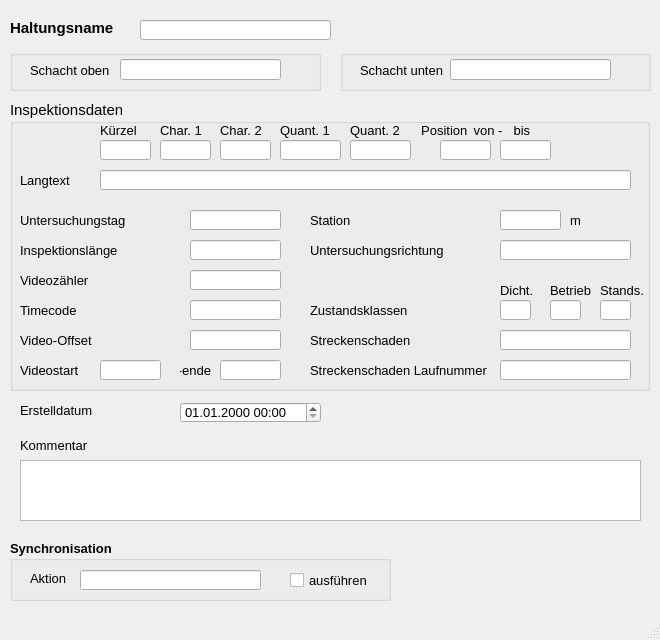
<?xml version="1.0" encoding="UTF-8"?>
<ui version="4.0">
 <class>MainWindow</class>
 <widget class="QMainWindow" name="MainWindow">
  <property name="geometry">
   <rect>
    <x>0</x>
    <y>0</y>
    <width>660</width>
    <height>640</height>
   </rect>
  </property>
  <property name="sizePolicy">
   <sizepolicy hsizetype="Preferred" vsizetype="Preferred">
    <horstretch>0</horstretch>
    <verstretch>0</verstretch>
   </sizepolicy>
  </property>
  <property name="minimumSize">
   <size>
    <width>660</width>
    <height>640</height>
   </size>
  </property>
  <property name="maximumSize">
   <size>
    <width>16777215</width>
    <height>16777215</height>
   </size>
  </property>
  <property name="baseSize">
   <size>
    <width>0</width>
    <height>0</height>
   </size>
  </property>
  <property name="font">
   <font>
    <family>Tahoma</family>
    <pointsize>10</pointsize>
   </font>
  </property>
  <property name="windowTitle">
   <string>MainWindow</string>
  </property>
  <widget class="QWidget" name="centralwidget">
   <widget class="QLabel" name="label">
    <property name="geometry">
     <rect>
      <x>10</x>
      <y>20</y>
      <width>131</width>
      <height>16</height>
     </rect>
    </property>
    <property name="font">
     <font>
      <family>Tahoma</family>
      <pointsize>11</pointsize>
      <weight>75</weight>
      <bold>true</bold>
     </font>
    </property>
    <property name="text">
     <string>Haltungsname</string>
    </property>
   </widget>
   <widget class="QLineEdit" name="untersuchhal">
    <property name="geometry">
     <rect>
      <x>140</x>
      <y>20</y>
      <width>191</width>
      <height>20</height>
     </rect>
    </property>
    <property name="font">
     <font>
      <family>Tahoma</family>
      <pointsize>10</pointsize>
     </font>
    </property>
    <property name="toolTip">
     <string>&lt;html&gt;&lt;head/&gt;&lt;body&gt;&lt;p&gt;eindeutige Bezeichnung&lt;/p&gt;&lt;/body&gt;&lt;/html&gt;</string>
    </property>
    <property name="statusTip">
     <string>eindeutige Bezeichnung</string>
    </property>
   </widget>
   <widget class="QGroupBox" name="groupBox_2">
    <property name="geometry">
     <rect>
      <x>10</x>
      <y>100</y>
      <width>640</width>
      <height>291</height>
     </rect>
    </property>
    <property name="font">
     <font>
      <family>Tahoma</family>
      <pointsize>11</pointsize>
     </font>
    </property>
    <property name="title">
     <string>Inspektionsdaten</string>
    </property>
    <widget class="QLineEdit" name="untersuchrichtung">
     <property name="geometry">
      <rect>
       <x>490</x>
       <y>140</y>
       <width>131</width>
       <height>20</height>
      </rect>
     </property>
     <property name="font">
      <font>
       <family>Tahoma</family>
       <pointsize>10</pointsize>
      </font>
     </property>
     <property name="toolTip">
      <string>&lt;html&gt;&lt;head/&gt;&lt;body&gt;&lt;p&gt;&lt;span style=&quot; font-size:10pt;&quot;&gt;Untersuchungsrichtung&lt;/span&gt;&lt;/p&gt;&lt;/body&gt;&lt;/html&gt;</string>
     </property>
    </widget>
    <widget class="QLabel" name="label_17">
     <property name="geometry">
      <rect>
       <x>300</x>
       <y>140</y>
       <width>151</width>
       <height>21</height>
      </rect>
     </property>
     <property name="font">
      <font>
       <family>Tahoma</family>
       <pointsize>10</pointsize>
      </font>
     </property>
     <property name="text">
      <string>Untersuchungsrichtung</string>
     </property>
    </widget>
    <widget class="QLabel" name="label_23">
     <property name="geometry">
      <rect>
       <x>90</x>
       <y>20</y>
       <width>151</width>
       <height>21</height>
      </rect>
     </property>
     <property name="font">
      <font>
       <family>Tahoma</family>
       <pointsize>10</pointsize>
      </font>
     </property>
     <property name="text">
      <string>Kürzel</string>
     </property>
    </widget>
    <widget class="QLabel" name="label_24">
     <property name="geometry">
      <rect>
       <x>150</x>
       <y>20</y>
       <width>51</width>
       <height>21</height>
      </rect>
     </property>
     <property name="font">
      <font>
       <family>Tahoma</family>
       <pointsize>10</pointsize>
      </font>
     </property>
     <property name="text">
      <string>Char. 1</string>
     </property>
    </widget>
    <widget class="QLabel" name="label_25">
     <property name="geometry">
      <rect>
       <x>210</x>
       <y>20</y>
       <width>51</width>
       <height>21</height>
      </rect>
     </property>
     <property name="font">
      <font>
       <family>Tahoma</family>
       <pointsize>10</pointsize>
      </font>
     </property>
     <property name="text">
      <string>Char. 2</string>
     </property>
    </widget>
    <widget class="QLabel" name="label_26">
     <property name="geometry">
      <rect>
       <x>270</x>
       <y>20</y>
       <width>61</width>
       <height>21</height>
      </rect>
     </property>
     <property name="font">
      <font>
       <family>Tahoma</family>
       <pointsize>10</pointsize>
      </font>
     </property>
     <property name="text">
      <string>Quant. 1</string>
     </property>
    </widget>
    <widget class="QLabel" name="label_27">
     <property name="geometry">
      <rect>
       <x>340</x>
       <y>20</y>
       <width>61</width>
       <height>21</height>
      </rect>
     </property>
     <property name="font">
      <font>
       <family>Tahoma</family>
       <pointsize>10</pointsize>
      </font>
     </property>
     <property name="text">
      <string>Quant. 2</string>
     </property>
    </widget>
    <widget class="QLabel" name="label_28">
     <property name="geometry">
      <rect>
       <x>300</x>
       <y>230</y>
       <width>161</width>
       <height>21</height>
      </rect>
     </property>
     <property name="font">
      <font>
       <family>Tahoma</family>
       <pointsize>10</pointsize>
      </font>
     </property>
     <property name="text">
      <string>Streckenschaden</string>
     </property>
    </widget>
    <widget class="QLabel" name="label_29">
     <property name="geometry">
      <rect>
       <x>300</x>
       <y>260</y>
       <width>211</width>
       <height>21</height>
      </rect>
     </property>
     <property name="font">
      <font>
       <family>Tahoma</family>
       <pointsize>10</pointsize>
      </font>
     </property>
     <property name="text">
      <string>Streckenschaden Laufnummer</string>
     </property>
    </widget>
    <widget class="QLineEdit" name="kuerzel">
     <property name="geometry">
      <rect>
       <x>90</x>
       <y>40</y>
       <width>51</width>
       <height>20</height>
      </rect>
     </property>
     <property name="font">
      <font>
       <family>Tahoma</family>
       <pointsize>10</pointsize>
      </font>
     </property>
     <property name="toolTip">
      <string>&lt;html&gt;&lt;head/&gt;&lt;body&gt;&lt;p&gt;&lt;span style=&quot; font-size:10pt;&quot;&gt;Schadenskürzel&lt;/span&gt;&lt;/p&gt;&lt;/body&gt;&lt;/html&gt;</string>
     </property>
    </widget>
    <widget class="QLineEdit" name="charakt1">
     <property name="geometry">
      <rect>
       <x>150</x>
       <y>40</y>
       <width>51</width>
       <height>20</height>
      </rect>
     </property>
     <property name="font">
      <font>
       <family>Tahoma</family>
       <pointsize>10</pointsize>
      </font>
     </property>
     <property name="toolTip">
      <string>&lt;html&gt;&lt;head/&gt;&lt;body&gt;&lt;p&gt;Zustandsdaten: Charakterisierung 1&lt;/p&gt;&lt;/body&gt;&lt;/html&gt;</string>
     </property>
     <property name="statusTip">
      <string>Zustandsdaten: Charakterisierung 1</string>
     </property>
    </widget>
    <widget class="QLineEdit" name="charakt2">
     <property name="geometry">
      <rect>
       <x>210</x>
       <y>40</y>
       <width>51</width>
       <height>20</height>
      </rect>
     </property>
     <property name="font">
      <font>
       <family>Tahoma</family>
       <pointsize>10</pointsize>
      </font>
     </property>
     <property name="toolTip">
      <string>&lt;html&gt;&lt;head/&gt;&lt;body&gt;&lt;p&gt;Zustandsdaten: Charakterisierung 2&lt;/p&gt;&lt;/body&gt;&lt;/html&gt;</string>
     </property>
     <property name="statusTip">
      <string>Zustandsdaten: Charakterisierung 2</string>
     </property>
    </widget>
    <widget class="QLineEdit" name="quantnr1">
     <property name="geometry">
      <rect>
       <x>270</x>
       <y>40</y>
       <width>61</width>
       <height>20</height>
      </rect>
     </property>
     <property name="font">
      <font>
       <family>Tahoma</family>
       <pointsize>10</pointsize>
      </font>
     </property>
     <property name="toolTip">
      <string>&lt;html&gt;&lt;head/&gt;&lt;body&gt;&lt;p&gt;Zustandsdaten: Quantifizierung 1&lt;/p&gt;&lt;/body&gt;&lt;/html&gt;</string>
     </property>
     <property name="statusTip">
      <string>Zustandsdaten: Quantifizierung 1</string>
     </property>
    </widget>
    <widget class="QLineEdit" name="quantnr2">
     <property name="geometry">
      <rect>
       <x>340</x>
       <y>40</y>
       <width>61</width>
       <height>20</height>
      </rect>
     </property>
     <property name="font">
      <font>
       <family>Tahoma</family>
       <pointsize>10</pointsize>
      </font>
     </property>
     <property name="toolTip">
      <string>&lt;html&gt;&lt;head/&gt;&lt;body&gt;&lt;p&gt;Zustandsdaten: Quantifizierung 2&lt;/p&gt;&lt;/body&gt;&lt;/html&gt;</string>
     </property>
     <property name="statusTip">
      <string>Zustandsdaten: Quantifizierung 2</string>
     </property>
    </widget>
    <widget class="QLineEdit" name="streckenschaden">
     <property name="geometry">
      <rect>
       <x>490</x>
       <y>230</y>
       <width>131</width>
       <height>20</height>
      </rect>
     </property>
     <property name="font">
      <font>
       <family>Tahoma</family>
       <pointsize>10</pointsize>
      </font>
     </property>
     <property name="toolTip">
      <string>&lt;html&gt;&lt;head/&gt;&lt;body&gt;&lt;p&gt;Kodierung&lt;/p&gt;&lt;/body&gt;&lt;/html&gt;</string>
     </property>
     <property name="statusTip">
      <string>Kodierung</string>
     </property>
    </widget>
    <widget class="QLineEdit" name="streckenschaden_lfdnr">
     <property name="geometry">
      <rect>
       <x>490</x>
       <y>260</y>
       <width>131</width>
       <height>20</height>
      </rect>
     </property>
     <property name="font">
      <font>
       <family>Tahoma</family>
       <pointsize>10</pointsize>
      </font>
     </property>
     <property name="toolTip">
      <string/>
     </property>
     <property name="statusTip">
      <string/>
     </property>
    </widget>
    <widget class="QLabel" name="label_18">
     <property name="geometry">
      <rect>
       <x>400</x>
       <y>20</y>
       <width>61</width>
       <height>21</height>
      </rect>
     </property>
     <property name="font">
      <font>
       <family>Tahoma</family>
       <pointsize>10</pointsize>
      </font>
     </property>
     <property name="text">
      <string>Position </string>
     </property>
     <property name="alignment">
      <set>Qt::AlignRight|Qt::AlignTrailing|Qt::AlignVCenter</set>
     </property>
    </widget>
    <widget class="QLineEdit" name="pos_von">
     <property name="geometry">
      <rect>
       <x>430</x>
       <y>40</y>
       <width>51</width>
       <height>20</height>
      </rect>
     </property>
     <property name="font">
      <font>
       <family>Tahoma</family>
       <pointsize>10</pointsize>
      </font>
     </property>
     <property name="toolTip">
      <string>&lt;html&gt;&lt;head/&gt;&lt;body&gt;&lt;p&gt;Zustandsdaten: Anfangswinkel als Zifferblattreferenz&lt;/p&gt;&lt;/body&gt;&lt;/html&gt;</string>
     </property>
     <property name="statusTip">
      <string>Zustandsdaten: Anfangswinkel als Zifferblattreferenz</string>
     </property>
    </widget>
    <widget class="QLineEdit" name="pos_bis">
     <property name="geometry">
      <rect>
       <x>490</x>
       <y>40</y>
       <width>51</width>
       <height>20</height>
      </rect>
     </property>
     <property name="font">
      <font>
       <family>Tahoma</family>
       <pointsize>10</pointsize>
      </font>
     </property>
     <property name="toolTip">
      <string>&lt;html&gt;&lt;head/&gt;&lt;body&gt;&lt;p&gt;Zustandsdaten: Endwinkel als Zifferblattreferenz&lt;/p&gt;&lt;/body&gt;&lt;/html&gt;</string>
     </property>
     <property name="statusTip">
      <string>Zustandsdaten: Endwinkel als Zifferblattreferenz</string>
     </property>
    </widget>
    <widget class="QLineEdit" name="station">
     <property name="geometry">
      <rect>
       <x>490</x>
       <y>110</y>
       <width>61</width>
       <height>20</height>
      </rect>
     </property>
     <property name="font">
      <font>
       <family>Tahoma</family>
       <pointsize>10</pointsize>
      </font>
     </property>
     <property name="toolTip">
      <string>&lt;html&gt;&lt;head/&gt;&lt;body&gt;&lt;p&gt;&lt;span style=&quot; font-size:10pt;&quot;&gt;Station entlang der Haltung&lt;/span&gt;&lt;/p&gt;&lt;/body&gt;&lt;/html&gt;</string>
     </property>
     <property name="statusTip">
      <string>Station entlang der Haltung</string>
     </property>
    </widget>
    <widget class="QLabel" name="label_34">
     <property name="geometry">
      <rect>
       <x>300</x>
       <y>110</y>
       <width>151</width>
       <height>21</height>
      </rect>
     </property>
     <property name="font">
      <font>
       <family>Tahoma</family>
       <pointsize>10</pointsize>
      </font>
     </property>
     <property name="text">
      <string>Station</string>
     </property>
    </widget>
    <widget class="QLabel" name="label_19">
     <property name="geometry">
      <rect>
       <x>10</x>
       <y>170</y>
       <width>151</width>
       <height>21</height>
      </rect>
     </property>
     <property name="font">
      <font>
       <family>Tahoma</family>
       <pointsize>10</pointsize>
      </font>
     </property>
     <property name="text">
      <string>Videozähler</string>
     </property>
    </widget>
    <widget class="QLabel" name="label_35">
     <property name="geometry">
      <rect>
       <x>10</x>
       <y>200</y>
       <width>151</width>
       <height>21</height>
      </rect>
     </property>
     <property name="font">
      <font>
       <family>Tahoma</family>
       <pointsize>10</pointsize>
      </font>
     </property>
     <property name="text">
      <string>Timecode</string>
     </property>
    </widget>
    <widget class="QLabel" name="label_21">
     <property name="geometry">
      <rect>
       <x>10</x>
       <y>230</y>
       <width>151</width>
       <height>21</height>
      </rect>
     </property>
     <property name="font">
      <font>
       <family>Tahoma</family>
       <pointsize>10</pointsize>
      </font>
     </property>
     <property name="text">
      <string>Video-Offset</string>
     </property>
    </widget>
    <widget class="QLineEdit" name="videozaehler">
     <property name="geometry">
      <rect>
       <x>180</x>
       <y>170</y>
       <width>91</width>
       <height>20</height>
      </rect>
     </property>
     <property name="font">
      <font>
       <family>Tahoma</family>
       <pointsize>10</pointsize>
      </font>
     </property>
     <property name="toolTip">
      <string/>
     </property>
     <property name="statusTip">
      <string/>
     </property>
    </widget>
    <widget class="QLineEdit" name="timecode">
     <property name="geometry">
      <rect>
       <x>180</x>
       <y>200</y>
       <width>91</width>
       <height>20</height>
      </rect>
     </property>
     <property name="font">
      <font>
       <family>Tahoma</family>
       <pointsize>10</pointsize>
      </font>
     </property>
     <property name="toolTip">
      <string/>
     </property>
     <property name="statusTip">
      <string/>
     </property>
    </widget>
    <widget class="QLineEdit" name="video_offset">
     <property name="geometry">
      <rect>
       <x>180</x>
       <y>230</y>
       <width>91</width>
       <height>20</height>
      </rect>
     </property>
     <property name="font">
      <font>
       <family>Tahoma</family>
       <pointsize>10</pointsize>
      </font>
     </property>
     <property name="toolTip">
      <string/>
     </property>
     <property name="statusTip">
      <string/>
     </property>
    </widget>
    <widget class="QLineEdit" name="inspektionslaenge">
     <property name="geometry">
      <rect>
       <x>180</x>
       <y>140</y>
       <width>91</width>
       <height>20</height>
      </rect>
     </property>
     <property name="font">
      <font>
       <family>Tahoma</family>
       <pointsize>10</pointsize>
      </font>
     </property>
     <property name="toolTip">
      <string>&lt;html&gt;&lt;head/&gt;&lt;body&gt;&lt;p&gt;[m]&lt;/p&gt;&lt;/body&gt;&lt;/html&gt;</string>
     </property>
     <property name="statusTip">
      <string>[m]</string>
     </property>
    </widget>
    <widget class="QLabel" name="label_61">
     <property name="geometry">
      <rect>
       <x>10</x>
       <y>110</y>
       <width>151</width>
       <height>21</height>
      </rect>
     </property>
     <property name="font">
      <font>
       <family>Tahoma</family>
       <pointsize>10</pointsize>
      </font>
     </property>
     <property name="text">
      <string>Untersuchungstag</string>
     </property>
    </widget>
    <widget class="QLineEdit" name="untersuchtag">
     <property name="geometry">
      <rect>
       <x>180</x>
       <y>110</y>
       <width>91</width>
       <height>20</height>
      </rect>
     </property>
     <property name="font">
      <font>
       <family>Tahoma</family>
       <pointsize>10</pointsize>
      </font>
     </property>
     <property name="toolTip">
      <string>&lt;html&gt;&lt;head/&gt;&lt;body&gt;&lt;p&gt;Datum&lt;/p&gt;&lt;/body&gt;&lt;/html&gt;</string>
     </property>
     <property name="statusTip">
      <string>Datum</string>
     </property>
    </widget>
    <widget class="QLabel" name="label_20">
     <property name="geometry">
      <rect>
       <x>10</x>
       <y>140</y>
       <width>151</width>
       <height>21</height>
      </rect>
     </property>
     <property name="font">
      <font>
       <family>Tahoma</family>
       <pointsize>10</pointsize>
      </font>
     </property>
     <property name="text">
      <string>Inspektionslänge</string>
     </property>
    </widget>
    <widget class="QLabel" name="label_2">
     <property name="geometry">
      <rect>
       <x>560</x>
       <y>110</y>
       <width>47</width>
       <height>21</height>
      </rect>
     </property>
     <property name="font">
      <font>
       <family>Tahoma</family>
       <pointsize>10</pointsize>
      </font>
     </property>
     <property name="text">
      <string>m</string>
     </property>
    </widget>
    <widget class="QLabel" name="label_36">
     <property name="geometry">
      <rect>
       <x>300</x>
       <y>200</y>
       <width>111</width>
       <height>21</height>
      </rect>
     </property>
     <property name="font">
      <font>
       <family>Tahoma</family>
       <pointsize>10</pointsize>
      </font>
     </property>
     <property name="text">
      <string>Zustandsklassen</string>
     </property>
    </widget>
    <widget class="QLabel" name="label_37">
     <property name="geometry">
      <rect>
       <x>540</x>
       <y>180</y>
       <width>41</width>
       <height>21</height>
      </rect>
     </property>
     <property name="font">
      <font>
       <family>Tahoma</family>
       <pointsize>10</pointsize>
      </font>
     </property>
     <property name="text">
      <string>Betrieb</string>
     </property>
    </widget>
    <widget class="QLineEdit" name="ZD">
     <property name="geometry">
      <rect>
       <x>490</x>
       <y>200</y>
       <width>31</width>
       <height>20</height>
      </rect>
     </property>
     <property name="font">
      <font>
       <family>Tahoma</family>
       <pointsize>10</pointsize>
      </font>
     </property>
     <property name="toolTip">
      <string>&lt;html&gt;&lt;head/&gt;&lt;body&gt;&lt;p&gt;&lt;span style=&quot; font-size:10pt;&quot;&gt;Max. Zustandsklasse Dichtheit&lt;/span&gt;&lt;/p&gt;&lt;/body&gt;&lt;/html&gt;</string>
     </property>
     <property name="statusTip">
      <string>Max. Zustandsklasse Dichtheit</string>
     </property>
    </widget>
    <widget class="QLineEdit" name="ZB">
     <property name="geometry">
      <rect>
       <x>540</x>
       <y>200</y>
       <width>31</width>
       <height>20</height>
      </rect>
     </property>
     <property name="font">
      <font>
       <family>Tahoma</family>
       <pointsize>10</pointsize>
      </font>
     </property>
     <property name="toolTip">
      <string>&lt;html&gt;&lt;head/&gt;&lt;body&gt;&lt;p&gt;&lt;span style=&quot; font-size:10pt;&quot;&gt;Max. Zustandsklasse Betriebssicherheit&lt;/span&gt;&lt;/p&gt;&lt;/body&gt;&lt;/html&gt;</string>
     </property>
     <property name="statusTip">
      <string>Max. Zustandsklasse Betriebssicherheit</string>
     </property>
    </widget>
    <widget class="QLabel" name="label_38">
     <property name="geometry">
      <rect>
       <x>590</x>
       <y>180</y>
       <width>51</width>
       <height>21</height>
      </rect>
     </property>
     <property name="font">
      <font>
       <family>Tahoma</family>
       <pointsize>10</pointsize>
      </font>
     </property>
     <property name="text">
      <string>Stands.</string>
     </property>
    </widget>
    <widget class="QLineEdit" name="ZS">
     <property name="geometry">
      <rect>
       <x>590</x>
       <y>200</y>
       <width>31</width>
       <height>20</height>
      </rect>
     </property>
     <property name="font">
      <font>
       <family>Tahoma</family>
       <pointsize>10</pointsize>
      </font>
     </property>
     <property name="toolTip">
      <string>&lt;html&gt;&lt;head/&gt;&lt;body&gt;&lt;p&gt;Max. Zustandsklasse Standsicherheit&lt;/p&gt;&lt;/body&gt;&lt;/html&gt;</string>
     </property>
     <property name="statusTip">
      <string>Max. Zustandsklasse Standsicherheit</string>
     </property>
    </widget>
    <widget class="QLabel" name="label_39">
     <property name="geometry">
      <rect>
       <x>490</x>
       <y>180</y>
       <width>41</width>
       <height>21</height>
      </rect>
     </property>
     <property name="font">
      <font>
       <family>Tahoma</family>
       <pointsize>10</pointsize>
      </font>
     </property>
     <property name="text">
      <string>Dicht.</string>
     </property>
    </widget>
    <widget class="QLabel" name="label_30">
     <property name="geometry">
      <rect>
       <x>500</x>
       <y>20</y>
       <width>41</width>
       <height>21</height>
      </rect>
     </property>
     <property name="font">
      <font>
       <family>Tahoma</family>
       <pointsize>10</pointsize>
      </font>
     </property>
     <property name="text">
      <string> bis</string>
     </property>
    </widget>
    <widget class="QLabel" name="label_40">
     <property name="geometry">
      <rect>
       <x>460</x>
       <y>20</y>
       <width>51</width>
       <height>21</height>
      </rect>
     </property>
     <property name="font">
      <font>
       <family>Tahoma</family>
       <pointsize>10</pointsize>
      </font>
     </property>
     <property name="text">
      <string> von -</string>
     </property>
    </widget>
    <widget class="QLineEdit" name="langtext">
     <property name="geometry">
      <rect>
       <x>90</x>
       <y>70</y>
       <width>531</width>
       <height>20</height>
      </rect>
     </property>
     <property name="font">
      <font>
       <family>Tahoma</family>
       <pointsize>10</pointsize>
      </font>
     </property>
     <property name="toolTip">
      <string>&lt;html&gt;&lt;head/&gt;&lt;body&gt;&lt;p&gt;&lt;span style=&quot; font-size:10pt;&quot;&gt;Zustandsbeschreibung Langtext&lt;/span&gt;&lt;/p&gt;&lt;/body&gt;&lt;/html&gt;</string>
     </property>
     <property name="statusTip">
      <string>Zustandsbeschreibung Langtext</string>
     </property>
    </widget>
    <widget class="QLabel" name="label_52">
     <property name="geometry">
      <rect>
       <x>10</x>
       <y>70</y>
       <width>61</width>
       <height>21</height>
      </rect>
     </property>
     <property name="font">
      <font>
       <family>Tahoma</family>
       <pointsize>10</pointsize>
      </font>
     </property>
     <property name="text">
      <string>Langtext</string>
     </property>
    </widget>
    <widget class="QLabel" name="label_33">
     <property name="geometry">
      <rect>
       <x>10</x>
       <y>260</y>
       <width>81</width>
       <height>21</height>
      </rect>
     </property>
     <property name="font">
      <font>
       <family>Tahoma</family>
       <pointsize>10</pointsize>
      </font>
     </property>
     <property name="text">
      <string>Videostart</string>
     </property>
    </widget>
    <widget class="QLineEdit" name="video_start">
     <property name="geometry">
      <rect>
       <x>90</x>
       <y>260</y>
       <width>61</width>
       <height>20</height>
      </rect>
     </property>
     <property name="font">
      <font>
       <family>Tahoma</family>
       <pointsize>10</pointsize>
      </font>
     </property>
     <property name="toolTip">
      <string>&lt;html&gt;&lt;head/&gt;&lt;body&gt;&lt;p&gt;Beginn der Videoreferenz&lt;/p&gt;&lt;/body&gt;&lt;/html&gt;</string>
     </property>
     <property name="statusTip">
      <string>Beginn der Videoreferenz</string>
     </property>
    </widget>
    <widget class="QLabel" name="label_41">
     <property name="geometry">
      <rect>
       <x>170</x>
       <y>260</y>
       <width>31</width>
       <height>21</height>
      </rect>
     </property>
     <property name="font">
      <font>
       <family>Tahoma</family>
       <pointsize>10</pointsize>
      </font>
     </property>
     <property name="text">
      <string>-ende</string>
     </property>
     <property name="alignment">
      <set>Qt::AlignRight|Qt::AlignTrailing|Qt::AlignVCenter</set>
     </property>
    </widget>
    <widget class="QLineEdit" name="video_ende">
     <property name="geometry">
      <rect>
       <x>210</x>
       <y>260</y>
       <width>61</width>
       <height>20</height>
      </rect>
     </property>
     <property name="font">
      <font>
       <family>Tahoma</family>
       <pointsize>10</pointsize>
      </font>
     </property>
     <property name="toolTip">
      <string>&lt;html&gt;&lt;head/&gt;&lt;body&gt;&lt;p&gt;Ende der Videoreferenz&lt;/p&gt;&lt;/body&gt;&lt;/html&gt;</string>
     </property>
     <property name="statusTip">
      <string>Ende der Videoreferenz</string>
     </property>
    </widget>
   </widget>
   <widget class="QgsDateTimeEdit" name="createdat">
    <property name="geometry">
     <rect>
      <x>180</x>
      <y>402</y>
      <width>141</width>
      <height>21</height>
     </rect>
    </property>
    <property name="font">
     <font>
      <family>Tahoma</family>
      <pointsize>10</pointsize>
     </font>
    </property>
    <property name="currentSection">
     <enum>QDateTimeEdit::DaySection</enum>
    </property>
    <property name="displayFormat">
     <string>dd.MM.yyyy HH:mm</string>
    </property>
   </widget>
   <widget class="QLabel" name="label_71">
    <property name="geometry">
     <rect>
      <x>20</x>
      <y>400</y>
      <width>151</width>
      <height>21</height>
     </rect>
    </property>
    <property name="text">
     <string>Erstelldatum</string>
    </property>
   </widget>
   <widget class="QTextEdit" name="kommentar">
    <property name="geometry">
     <rect>
      <x>20</x>
      <y>460</y>
      <width>621</width>
      <height>61</height>
     </rect>
    </property>
    <property name="font">
     <font>
      <family>Tahoma</family>
      <pointsize>10</pointsize>
     </font>
    </property>
    <property name="toolTip">
     <string>&lt;html&gt;&lt;head/&gt;&lt;body&gt;&lt;p&gt;Platz für zusätzliche Kommentare&lt;/p&gt;&lt;/body&gt;&lt;/html&gt;</string>
    </property>
    <property name="statusTip">
     <string>Platz für zusätzliche Kommentare</string>
    </property>
   </widget>
   <widget class="QLabel" name="label_22">
    <property name="geometry">
     <rect>
      <x>20</x>
      <y>435</y>
      <width>81</width>
      <height>21</height>
     </rect>
    </property>
    <property name="font">
     <font>
      <family>Tahoma</family>
      <pointsize>10</pointsize>
     </font>
    </property>
    <property name="text">
     <string>Kommentar</string>
    </property>
   </widget>
   <widget class="QGroupBox" name="groupBox_3">
    <property name="geometry">
     <rect>
      <x>340</x>
      <y>50</y>
      <width>311</width>
      <height>41</height>
     </rect>
    </property>
    <property name="font">
     <font>
      <family>Tahoma</family>
      <pointsize>11</pointsize>
     </font>
    </property>
    <property name="title">
     <string/>
    </property>
    <widget class="QLabel" name="label_9">
     <property name="geometry">
      <rect>
       <x>20</x>
       <y>10</y>
       <width>91</width>
       <height>21</height>
      </rect>
     </property>
     <property name="font">
      <font>
       <family>Tahoma</family>
       <pointsize>10</pointsize>
      </font>
     </property>
     <property name="text">
      <string>Schacht unten</string>
     </property>
    </widget>
    <widget class="QLineEdit" name="schunten">
     <property name="geometry">
      <rect>
       <x>110</x>
       <y>9</y>
       <width>161</width>
       <height>21</height>
      </rect>
     </property>
     <property name="font">
      <font>
       <family>Tahoma</family>
       <pointsize>10</pointsize>
      </font>
     </property>
     <property name="toolTip">
      <string>&lt;html&gt;&lt;head/&gt;&lt;body&gt;&lt;p&gt;Name des unteren Schachts&lt;/p&gt;&lt;/body&gt;&lt;/html&gt;</string>
     </property>
     <property name="statusTip">
      <string>Name des unteren Schachts</string>
     </property>
    </widget>
   </widget>
   <widget class="QGroupBox" name="groupBox">
    <property name="geometry">
     <rect>
      <x>10</x>
      <y>50</y>
      <width>311</width>
      <height>41</height>
     </rect>
    </property>
    <property name="font">
     <font>
      <family>Tahoma</family>
      <pointsize>11</pointsize>
     </font>
    </property>
    <property name="title">
     <string/>
    </property>
    <widget class="QLabel" name="label_3">
     <property name="geometry">
      <rect>
       <x>20</x>
       <y>10</y>
       <width>91</width>
       <height>21</height>
      </rect>
     </property>
     <property name="font">
      <font>
       <family>Tahoma</family>
       <pointsize>10</pointsize>
      </font>
     </property>
     <property name="text">
      <string>Schacht oben</string>
     </property>
    </widget>
    <widget class="QLineEdit" name="schoben">
     <property name="geometry">
      <rect>
       <x>110</x>
       <y>9</y>
       <width>161</width>
       <height>21</height>
      </rect>
     </property>
     <property name="font">
      <font>
       <family>Tahoma</family>
       <pointsize>10</pointsize>
      </font>
     </property>
     <property name="toolTip">
      <string>&lt;html&gt;&lt;head/&gt;&lt;body&gt;&lt;p&gt;Name des oberen Schachts&lt;/p&gt;&lt;/body&gt;&lt;/html&gt;</string>
     </property>
     <property name="statusTip">
      <string>Name des oberen Schachts</string>
     </property>
    </widget>
   </widget>
   <widget class="QGroupBox" name="groupBox_sync">
    <property name="geometry">
     <rect>
      <x>10</x>
      <y>540</y>
      <width>381</width>
      <height>61</height>
     </rect>
    </property>
    <property name="font">
     <font>
      <family>Tahoma</family>
      <pointsize>10</pointsize>
      <weight>75</weight>
      <bold>true</bold>
     </font>
    </property>
    <property name="title">
     <string>Synchronisation</string>
    </property>
    <widget class="QCheckBox" name="status">
     <property name="geometry">
      <rect>
       <x>280</x>
       <y>30</y>
       <width>101</width>
       <height>21</height>
      </rect>
     </property>
     <property name="font">
      <font>
       <family>Tahoma</family>
       <pointsize>10</pointsize>
       <weight>50</weight>
       <bold>false</bold>
      </font>
     </property>
     <property name="toolTip">
      <string>Synchronisation aktivieren</string>
     </property>
     <property name="statusTip">
      <string>Synchronisation aktivieren</string>
     </property>
     <property name="text">
      <string>ausführen</string>
     </property>
    </widget>
    <widget class="QLabel" name="label_31">
     <property name="geometry">
      <rect>
       <x>20</x>
       <y>30</y>
       <width>51</width>
       <height>16</height>
      </rect>
     </property>
     <property name="font">
      <font>
       <family>Tahoma</family>
       <pointsize>10</pointsize>
       <weight>50</weight>
       <bold>false</bold>
      </font>
     </property>
     <property name="text">
      <string>Aktion</string>
     </property>
    </widget>
    <widget class="QLineEdit" name="aktion">
     <property name="geometry">
      <rect>
       <x>70</x>
       <y>30</y>
       <width>181</width>
       <height>20</height>
      </rect>
     </property>
     <property name="toolTip">
      <string>&lt;html&gt;&lt;head/&gt;&lt;body&gt;&lt;p&gt;Maßnahme zur Synchronisation&lt;/p&gt;&lt;/body&gt;&lt;/html&gt;</string>
     </property>
     <property name="statusTip">
      <string>Maßnahme zur Synchronisation</string>
     </property>
    </widget>
   </widget>
  </widget>
  <widget class="QMenuBar" name="menubar">
   <property name="geometry">
    <rect>
     <x>0</x>
     <y>0</y>
     <width>660</width>
     <height>22</height>
    </rect>
   </property>
  </widget>
  <widget class="QStatusBar" name="statusbar"/>
 </widget>
 <customwidgets>
  <customwidget>
   <class>QgsDateTimeEdit</class>
   <extends>QDateTimeEdit</extends>
   <header>qgsdatetimeedit.h</header>
  </customwidget>
 </customwidgets>
 <tabstops>
  <tabstop>untersuchhal</tabstop>
  <tabstop>untersuchrichtung</tabstop>
  <tabstop>createdat</tabstop>
  <tabstop>kommentar</tabstop>
 </tabstops>
 <resources/>
 <connections/>
</ui>
